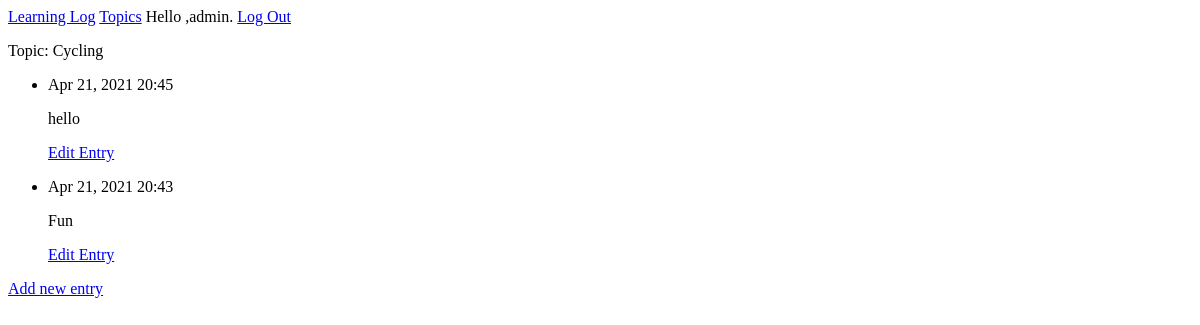
/topics/3/ (signed in), run on an earlier commit of the app's database.
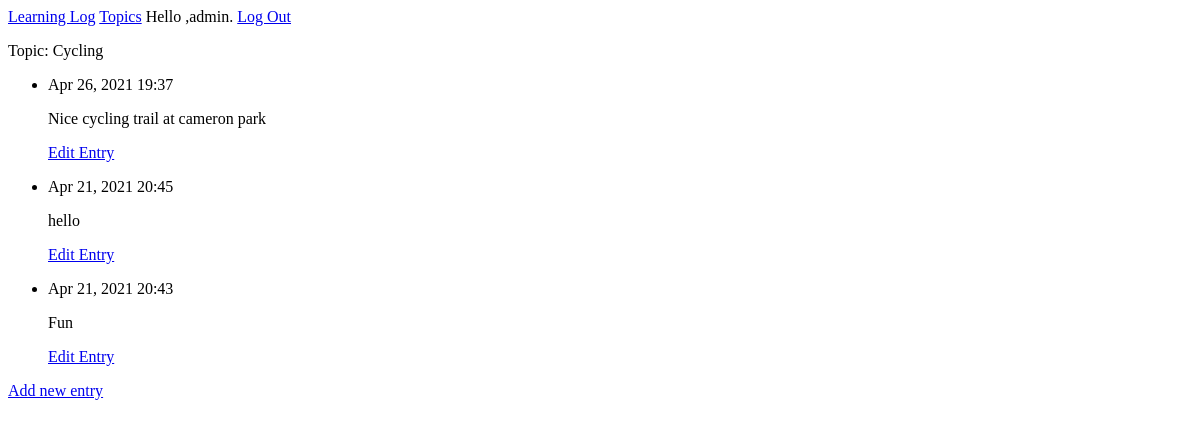
And on a later commit of the database.
### MainApp/models.py (models this page shows, shortened)
class Entry(models.Model):
    topic = models.ForeignKey(Topic, on_delete=models.CASCADE)
    text = models.TextField()
    date_added = models.DateTimeField(auto_now_add=True)
    class Meta:
        verbose_name_plural = 'entries'

### MainApp/views.py (the view)
# urls.py: path('topics/<int:topic_id>/', views.topic, name='topic'),
@login_required
def topic(request,topic_id):
    topic = Topic.objects.get(id=topic_id)
    entries = topic.entry_set.order_by('-date_added')
    if topic.owner != request.user:
        raise Http404
    context = {'topic':topic,'entries':entries}
    return render(request, 'MainApp/topic.html',context)

### MainApp/models.py (called while the page is built)
    def __str__(self):
        return self.text

### MainApp/templates/MainApp/topic.html (shortened to what this page needs)
{% extends "MainApp/base.html" %}
{% block content %}
<p>
    Topic: {{topic}}
</p>
<ul>
    {%for entry in entries %}
    <li>
        <p>{{entry.date_added|date:'M d, Y H:i'}}</p>
        <p>{{entry.text | linebreaks}}</p>
        <p>
            <a href="{% url 'MainApp:edit_entry' entry.id%}">Edit Entry</a>
        </p>
    </li>
    <!-- {% empty %block}
    <li> There are no entries for this topic yet</li> -->
    {%endfor%}
</ul>
<p> <a href="{% url 'MainApp:new_entry' topic.id %}">Add new entry</a></p>
{%endblock content %}

What changed in the data, as far as the page shows it:
added Entry: date_added "Apr 26, 2021 19:37", text "Nice cycling trail at cameron park"
